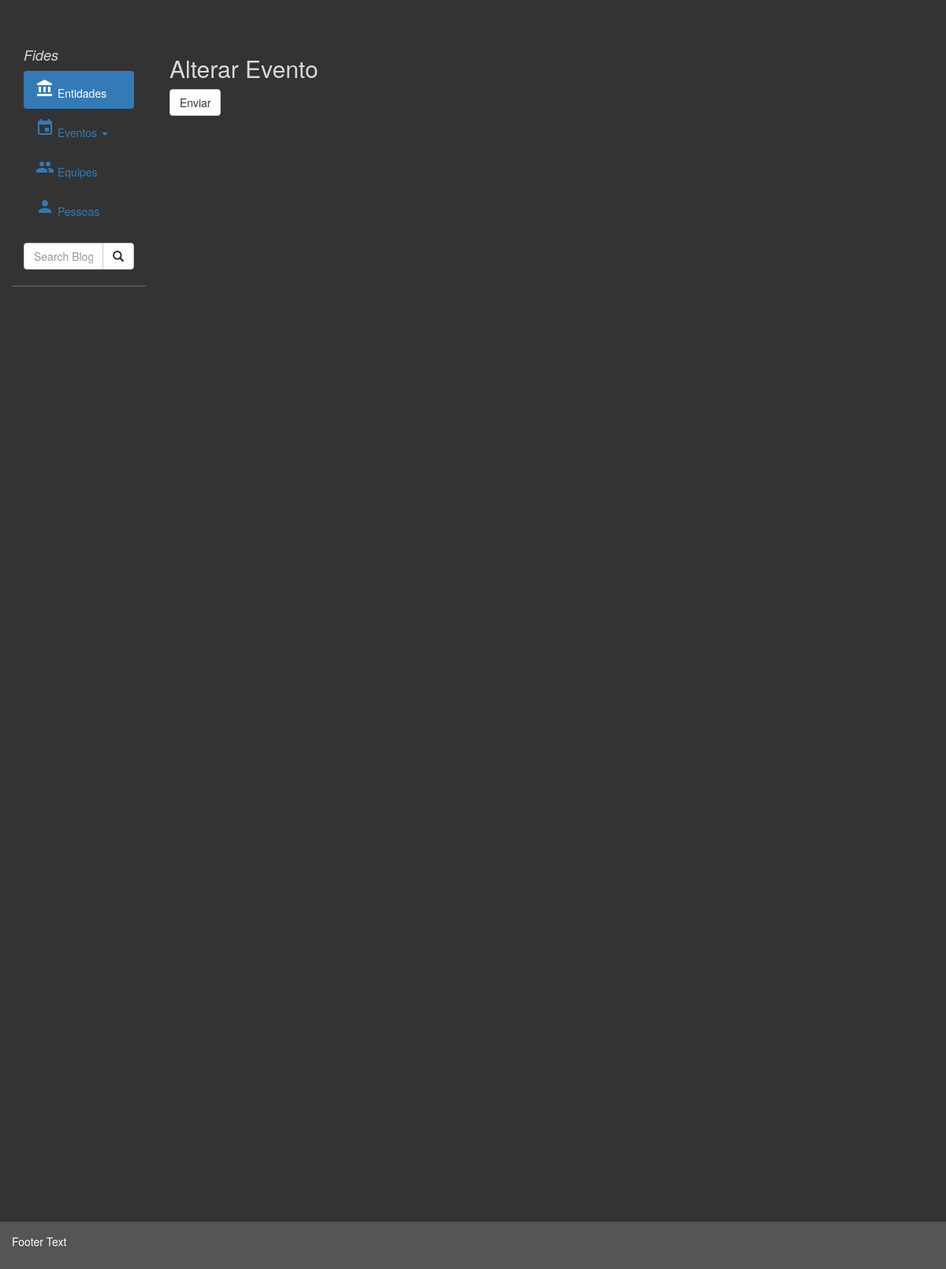
The app's page /update-event-form/30, older data.
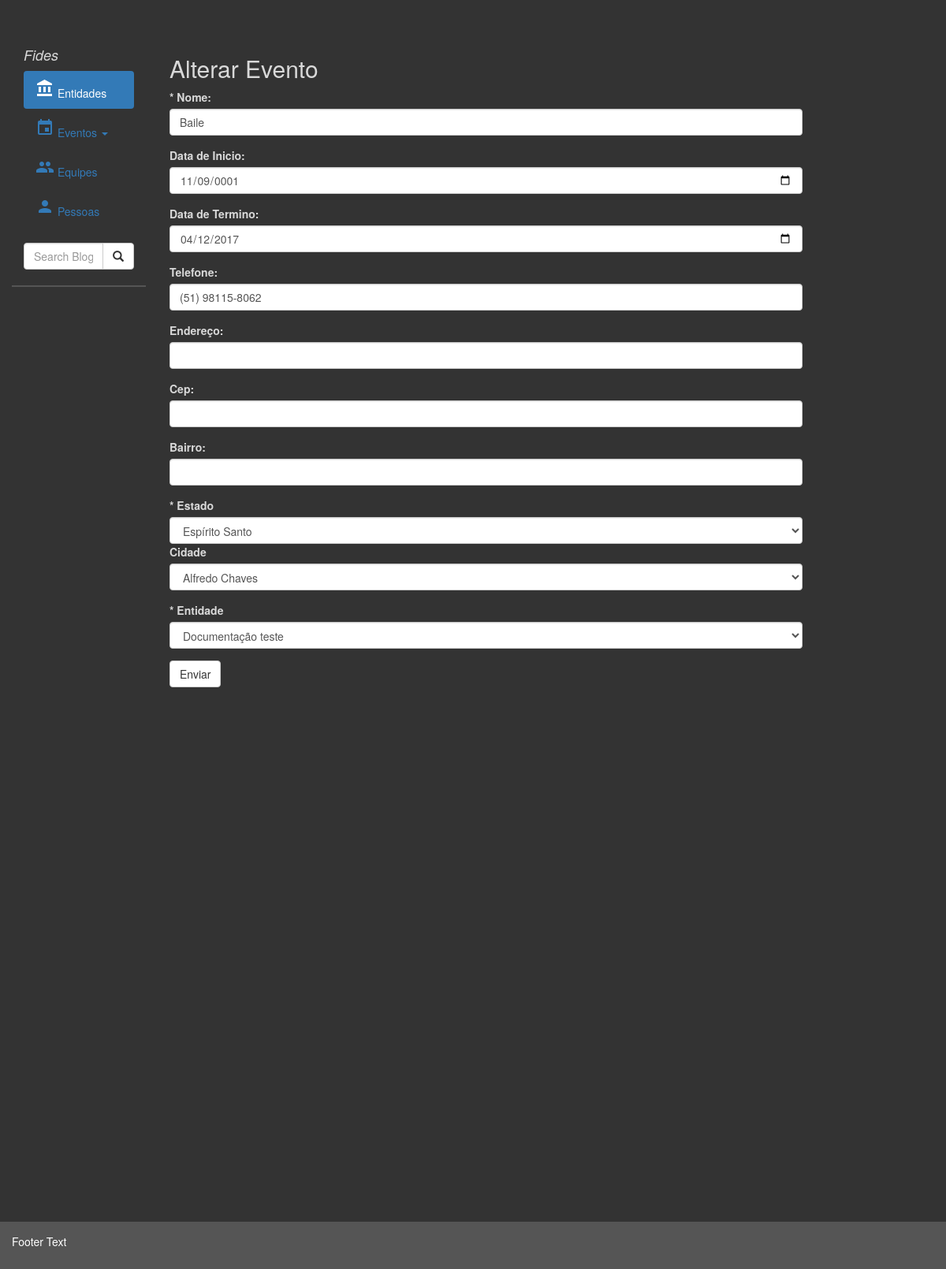
The same page, newer data.
### tables this page shows
CREATE TABLE `events` (
  `id_event` int(11) NOT NULL,
  `name_event` varchar(45) NOT NULL,
  `start_date` date DEFAULT NULL,
  `end_date` date DEFAULT NULL,
  `adress` varchar(45) DEFAULT NULL,
  `cep` varchar(45) DEFAULT NULL,
  `phone` varchar(45) DEFAULT NULL,
  `neighborhood` varchar(45) DEFAULT NULL,
  `id_city` int(11) NOT NULL,
  `id_state` int(11) NOT NULL,
  `id_entitie` int(11) NOT NULL
);

CREATE TABLE `entities` (
  `id_entitie` int(11) NOT NULL,
  `name_entitie` varchar(45) NOT NULL,
  `phone` varchar(45) DEFAULT NULL
);

CREATE TABLE `states` (
  `id_state` int(11) NOT NULL,
  `uf` varchar(45) NOT NULL,
  `name_state` varchar(45) NOT NULL
);

CREATE TABLE `cities` (
  `id_city` int(11) NOT NULL,
  `id_state` int(11) NOT NULL,
  `uf` varchar(45) NOT NULL,
  `name_city` varchar(45) NOT NULL
);

### application/libraries/Template.php (called while the page is built)
<?php if ( ! defined('BASEPATH')) exit('No direct script access allowed');
class Template {
		var $template_data = array();
		function set($name, $value)
		{
			$this->template_data[$name] = $value;
		}
		function load($template = '', $view = '' , $view_data = array(), $return = FALSE)
		{
			$this->CI =& get_instance();
			$this->set('contents', $this->CI->load->view($view, $view_data, TRUE));
			return $this->CI->load->view($template, $this->template_data, $return);
		}
}

### application/controllers/eventController.php (called while the page is built, shortened)
<?php
class eventController extends CI_Controller {
	public function update_form($id){
		$dados['formerror']=NULL;
		$dados['estados'] = $this->eventModel->getEstados();
		$dados['events']=$this->eventModel->getOne($id)->result();
		$dados['entities'] = $this->entitieModel->get();
		$this->template->load('template/templateHeader', 'event/eventUpdateView', $dados);
	}
}

### index.php (called while the page is built, shortened)
<?php
require_once BASEPATH.'core/CodeIgniter.php';

### application/models/eventModel.php (called while the page is built, shortened)
<?php
class eventModel extends CI_Model {
	public function getOne($event){
		$this->db->select('*');
		$this->db->join('states', 'events.id_state = states.id_state','inner');
		$this->db->join('cities', 'events.id_city = cities.id_city','inner');
		$this->db->join('entities', 'events.id_entitie = entities.id_entitie','inner');
		$this->db->where('id_event', $event);
		$this->db->limit(1);
	   return $this->db->get('events');
	}
}

### application/views/event/eventUpdateView.php (the view, shortened to what this page needs)
<div class="row">
  <div class="col-sm-10">
     <h2><font color="#d9d9d9">Alterar Evento</font></h2>
    <form action="<?= base_url('update-event');?>" method="POST">
      <?php
          foreach ($events as $ev){
      ?>
      <div class="form-group">
        <label for="name"><font color="#d9d9d9">* Nome:</font></label>
        <input type="text" class="form-control" name="updateEventName"
        placeholder="Digite o nome do evento" value="<?= $ev->name_event; ?>">
      </div>
      <div class="form-group">
        <label for="name"><font color="#d9d9d9">Data de Inicio:</font></label>
        <input type="date" class="form-control" name="updateEventStartDate" value="<?= $ev->start_date; ?>">
      </div>
      <div class="form-group">
        <label for="date1"><font color="#d9d9d9">Data de Termino:</font></label>
        <input type="date" class="form-control" name="updateEventEndDate" value="<?= $ev->end_date; ?>">
      </div>
      <div class="form-group">
        <label for="date2"><font color="#d9d9d9">Telefone:</font></label>
        <input type="text" class="form-control" id="fone" name="updateEventPhone" value="<?= $ev->phone; ?>">
      </div>
       <div class="form-group">
        <label for="adress"><font color="#d9d9d9">Endereço:</font></label>
        <input type="text" class="form-control"  name="updateEventAdress" value="<?= $ev->adress; ?>">
      </div>
       <div class="form-group">
        <label for="phone"><font color="#d9d9d9">Cep:</font></label>
        <input type="text" class="form-control" id="cep" name="updateEventCep" value="<?= $ev->cep; ?>">
      </div>
       <div class="form-group">
        <label for="phone"><font color="#d9d9d9">Bairro:</font></label>
        <input type="text" class="form-control"  name="updateEventNeigh" value="<?= $ev->neighborhood; ?>">
      </div>
        <div class="form-group">
          <label><font color="#d9d9d9">* Estado</font></label>
                         <select name="estado" class="form-control" >
                                  <option value='<?=$ev->id_state;?>'><?= $ev->name_state;?></option>
                             </select>
                           <label><font color="#d9d9d9">Cidade</font></label>
                            <select name="cidade" id="cidade" class="form-control">
                                     <option value='<?=$ev->id_city;?>'><?= $ev->name_city;?></option>
                            </select>
        </div>
        <div class="form-group">
           <label><font color="#d9d9d9">* Entidade</font></label>
                         <select name="entitie" class="form-control" >
                                    <option value='<?=$ev->id_entitie;?>'><?= $ev->name_entitie;?></option>
                          </select>
        </div>
     <?php  } ?>
      <button type="submit" class="btn btn-default">Enviar</button>
    </form>
  </div>
</div>

Row changes from the older to the newer data that the page shows:
added events: updateEventName "Baile", updateEventStartDate "11/09/0001", updateEventEndDate "04/12/2017", updateEventPhone "(51) 98115-8062", estado "Espírito Santo", cidade "Alfredo Chaves", entitie "Documentação teste"
